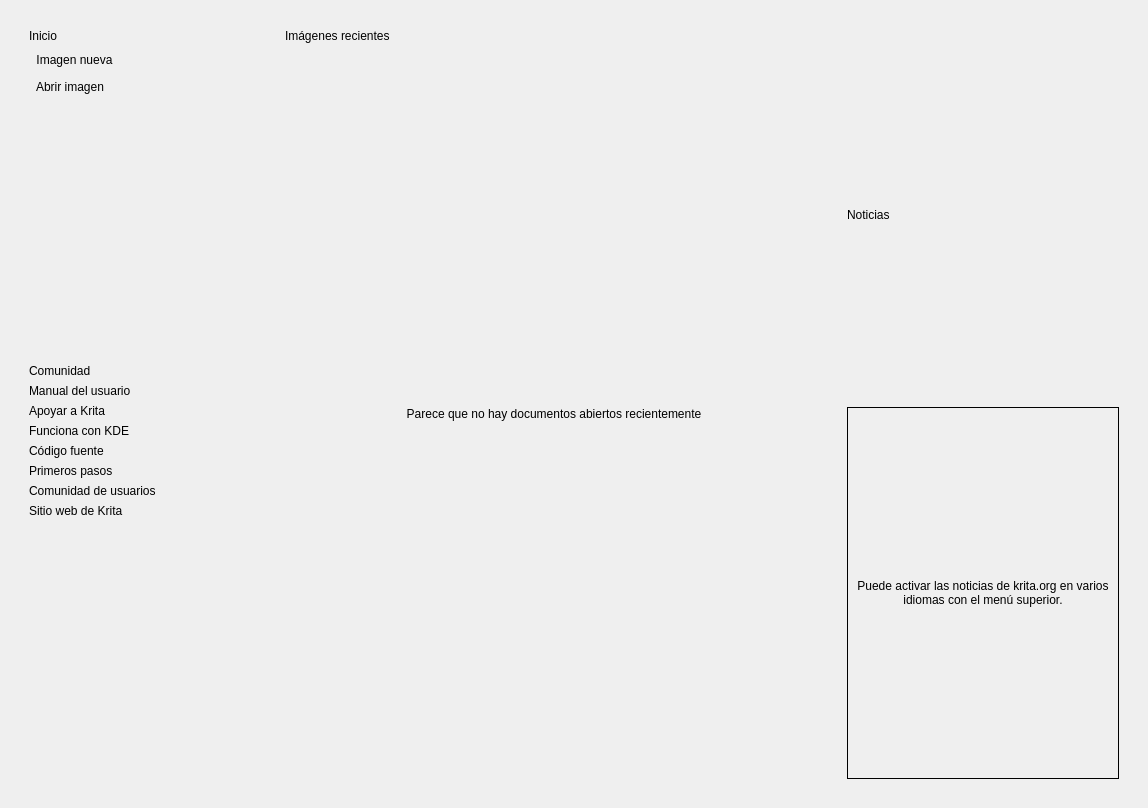
<?xml version="1.0" encoding="UTF-8"?>
<ui version="4.0">
 <class>VelyntoraWelcomePage</class>
 <widget class="QWidget" name="VelyntoraWelcomePage">
  <property name="geometry"><rect><x>0</x><y>0</y><width>1148</width><height>808</height></rect></property>
  <layout class="QVBoxLayout" name="rootLayout">
   <property name="leftMargin"><number>20</number></property>
   <property name="topMargin"><number>20</number></property>
   <property name="rightMargin"><number>20</number></property>
   <property name="bottomMargin"><number>20</number></property>
   <item>
    <layout class="QHBoxLayout" name="welcomeColumns" stretch="0,1,0">
     <item>
      <widget class="QWidget" name="startColumn" native="true">
       <property name="minimumSize"><size><width>250</width><height>0</height></size></property>
       <layout class="QVBoxLayout" name="startLayout">
        <item><widget class="QLabel" name="startTitleLabel"><property name="text"><string>Inicio</string></property></widget></item>
        <item><widget class="QToolButton" name="newFileLink"><property name="text"><string>Imagen nueva</string></property><property name="toolButtonStyle"><enum>Qt::ToolButtonTextBesideIcon</enum></property><property name="iconSize"><size><width>48</width><height>48</height></size></property><property name="autoRaise"><bool>true</bool></property></widget></item>
        <item><widget class="QToolButton" name="openFileLink"><property name="text"><string>Abrir imagen</string></property><property name="toolButtonStyle"><enum>Qt::ToolButtonTextBesideIcon</enum></property><property name="iconSize"><size><width>48</width><height>48</height></size></property><property name="autoRaise"><bool>true</bool></property></widget></item>
        <item><spacer name="startSpacer"><property name="orientation"><enum>Qt::Vertical</enum></property><property name="sizeHint" stdset="0"><size><width>20</width><height>80</height></size></property></spacer></item>
        <item><widget class="QLabel" name="communityTitleLabel"><property name="text"><string>Comunidad</string></property></widget></item>
        <item><widget class="QLabel" name="manualLink"><property name="text"><string>Manual del usuario</string></property></widget></item>
        <item><widget class="QLabel" name="supportLink"><property name="text"><string>Apoyar a Krita</string></property></widget></item>
        <item><widget class="QLabel" name="kdeLink"><property name="text"><string>Funciona con KDE</string></property></widget></item>
        <item><widget class="QLabel" name="sourceLink"><property name="text"><string>Código fuente</string></property></widget></item>
        <item><widget class="QLabel" name="gettingStartedLink"><property name="text"><string>Primeros pasos</string></property></widget></item>
        <item><widget class="QLabel" name="communityLink"><property name="text"><string>Comunidad de usuarios</string></property></widget></item>
        <item><widget class="QLabel" name="websiteLink"><property name="text"><string>Sitio web de Krita</string></property></widget></item>
        <item><spacer name="leftBottomSpacer"><property name="orientation"><enum>Qt::Vertical</enum></property><property name="sizeHint" stdset="0"><size><width>20</width><height>40</height></size></property></spacer></item>
       </layout>
      </widget>
     </item>
     <item>
      <widget class="QWidget" name="recentColumn" native="true">
       <layout class="QVBoxLayout" name="recentLayout">
        <item><widget class="QLabel" name="recentDocumentsLabel"><property name="text"><string>Imágenes recientes</string></property></widget></item>
        <item>
         <widget class="QStackedWidget" name="recentDocsStackedWidget">
          <widget class="QWidget" name="emptyRecentPage"><layout class="QVBoxLayout" name="emptyRecentLayout"><item><widget class="QLabel" name="labelNoRecentDocs"><property name="text"><string>Parece que no hay documentos abiertos recientemente</string></property><property name="alignment"><set>Qt::AlignCenter</set></property><property name="wordWrap"><bool>true</bool></property></widget></item></layout></widget>
          <widget class="QWidget" name="recentListPage"><layout class="QVBoxLayout" name="recentListLayout"><item><widget class="QListView" name="recentDocumentsListView"><property name="viewMode"><enum>QListView::IconMode</enum></property><property name="resizeMode"><enum>QListView::Adjust</enum></property></widget></item></layout></widget>
         </widget>
        </item>
       </layout>
      </widget>
     </item>
     <item>
      <widget class="QWidget" name="newsColumn" native="true">
       <property name="minimumSize"><size><width>280</width><height>0</height></size></property>
       <layout class="QVBoxLayout" name="newsLayout">
        <item><widget class="QLabel" name="newsTitleLabel"><property name="text"><string>Noticias</string></property></widget></item>
        <item><widget class="QFrame" name="newsFrame"><property name="frameShape"><enum>QFrame::Box</enum></property><layout class="QVBoxLayout" name="newsFrameLayout"><item><widget class="QLabel" name="labelNoFeed"><property name="text"><string>Puede activar las noticias de krita.org en varios idiomas con el menú superior.</string></property><property name="alignment"><set>Qt::AlignCenter</set></property><property name="wordWrap"><bool>true</bool></property></widget></item></layout></widget></item>
       </layout>
      </widget>
     </item>
    </layout>
   </item>
  </layout>
 </widget>
 <resources/>
 <connections/>
</ui>
